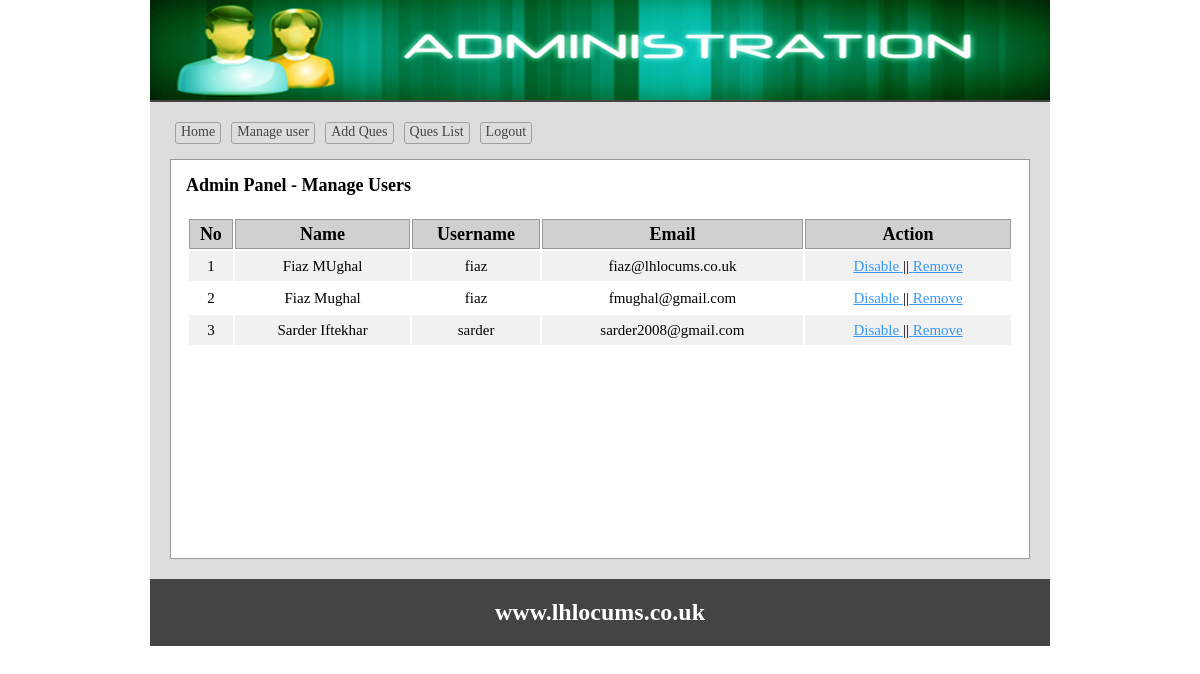
/admin/users.php (signed in), run on the app's committed database.
### tables this page shows
CREATE TABLE `dbl_user` (
  `userId` int(11) NOT NULL,
  `name` varchar(50) NOT NULL,
  `username` varchar(50) NOT NULL,
  `password` varchar(50) NOT NULL,
  `email` varchar(255) NOT NULL,
  `status` int(11) NOT NULL DEFAULT '0'
);

### lib/Database.php (called while the page is built, shortened)
<?php
Class Database{
	public $host   = DB_HOST;
	public $user   = DB_USER;
	public $pass   = DB_PASS;
	public $dbname = DB_NAME;
	public $link;
	private function connectDB(){
	$this->link = new mysqli($this->host, $this->user, $this->pass, $this->dbname);
 }
	public function select($query){
		$result = $this->link->query($query) or die($this->link->error.__LINE__);
		if($result->num_rows > 0){
			return $result;
		} else {
			return false;
		}
	}
}

### classes/User.php (called while the page is built, shortened)
<?php
  $filepath = realpath(dirname(__FILE__));
  include_once ($filepath.'/../lib/Database.php');
class User{
  private $db;
  public function __construct(){
    $this->db = new Database();
  }
public function getAllUser(){
      $query = "SELECT * FROM dbl_user ORDER BY userId DESC";
      $result = $this->db->select($query);
      return $result;
  }
}
?>

### admin/users.php (the view, shortened to what this page needs)
<?php
    $filepath = realpath(dirname(__FILE__));
	 include_once ($filepath.'/inc/header.php');
   include_once ($filepath.'/../classes/User.php');
   $usr = new User();
?>
<div class="main">
  <h4>Admin Panel - Manage Users</h4>
  <div class="manageuser">
    <table class="tblone">
      <tr>
        <th>No</th>
        <th>Name</th>
        <th>Username</th>
        <th>Email</th>
        <th>Action</th>
      </tr>
<?php
  $userData = $usr->getAllUser();
      if ($userData) {
        $i = 0;
        while($result = $userData->fetch_assoc()){
          $i++;
?>
      <tr>
        <td align=center><?php
            if($result['status']=='1'){
              echo "<span class='error'>".$i."</span>";
            }else{
              echo $i;
           }?></td>
        <td align=center><?php echo $result['name'];?></td>
        <td align=center><?php echo $result['username'];?></td>
        <td align=center><?php echo $result['email'];?></td>
        <td align=center>
          <?php if ($result['status']== '0' ) {?>
              <a onclick="return confirm('Are you Sure to Disable!!')" href="?dis=<?php echo $result['userId'];?>"> Disable </a>
            <?php } else {?>
            <a onclick = "return confirm('Are you Sure to Enable!!')" href="?ena=<?php echo $result['userId'];?>"> Enable </a>
          <?php } ?>
        ||<a onclick = "return confirm('Are you Sure to delete!!')" href="?del=<?php echo $result['userId'];?>"> Remove </a>
        </td>
      </tr>
      <?php }}?>
   </table>
 </div>
</div>
<?php include 'inc/footer.php'; ?>

### admin/css/admin.css (style rules this page uses)
* { margin:0;padding:0;outline:none }
body { font-family:verdana }
.tblone { width:100%;border:1px solid #fff;margin:20px 0 }
.tblone td { font-size: 15px; padding: 5px 10px; }
table.tblone th { background-color: #d0d0d0; border: 1px solid #999; }
table.tblone tr:nth-child(2n+1) { background:#fff;height:30px; }
table.tblone tr:nth-child(2n) { background:#f1f1f1;height:30px; }
.tblone td a { color:#3399FF; }
.main { background: #fff none repeat scroll 0 0; border: 1px solid #999; margin-top: 10px; min-height: 368px; padding: 15px; width: 828px; }

### data on the page
dbl_user: name "Fiaz MUghal", username "fiaz", email "fiaz@lhlocums.co.uk"
dbl_user: name "Fiaz Mughal", username "fiaz", email "fmughal@gmail.com"
dbl_user: name "Sarder Iftekhar", username "sarder", email "sarder2008@gmail.com"
